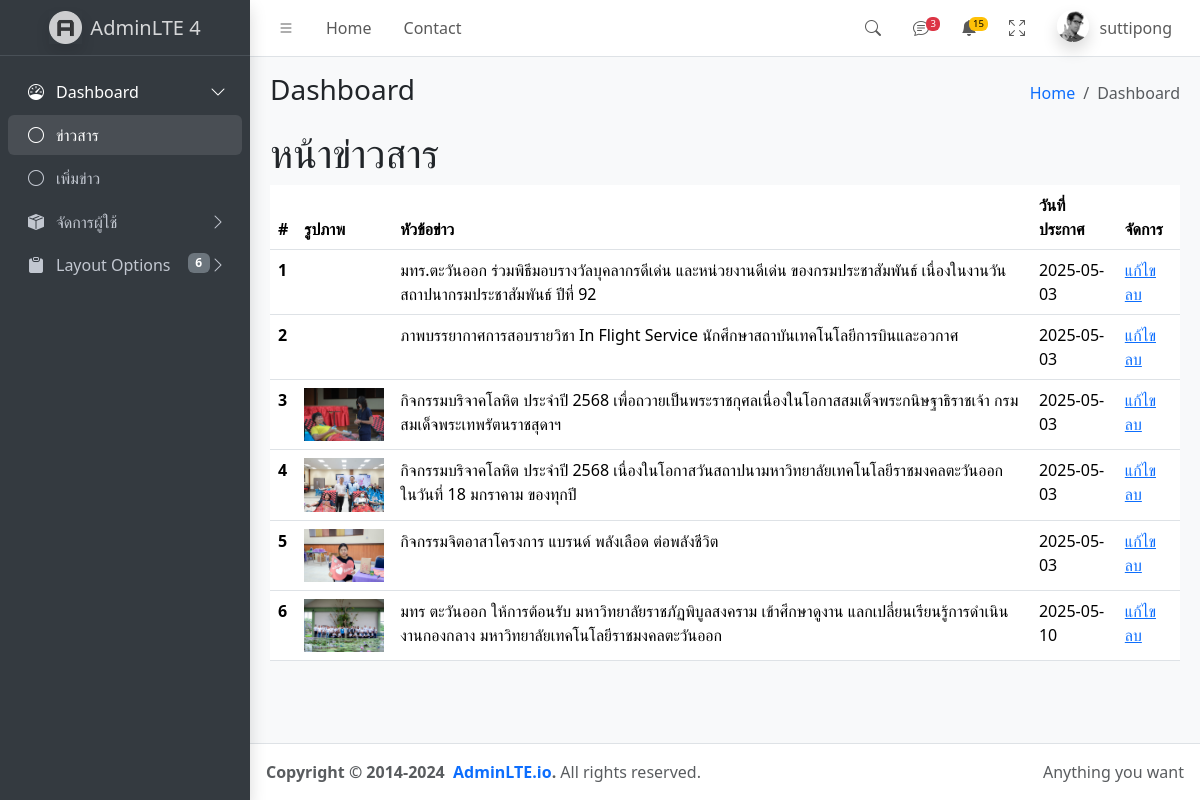
The page /admin (signed in) on the database its author committed.
### tables this page shows
CREATE TABLE `activity` (
  `activity_id` int(10) NOT NULL,
  `activity_title` varchar(1000) NOT NULL,
  `activity_img` varchar(400) NOT NULL,
  `activity_date` date NOT NULL DEFAULT current_timestamp()
);

### admin/activity.php (the view, shortened to what this page needs)
<h1>หน้าข่าวสาร</h1>
<table class="table">
  <thead>
    <tr>
      <th scope="col">#</th>
      <th scope="col">รูปภาพ</th>
      <th scope="col">หัวข้อข่าว</th>
      <th scope="col">วันที่ประกาศ</th>
      <th scope="col">จัดการ</th>
    </tr>
  </thead>
  <tbody>
    <?php
    include_once "../conn.php";
    $sql = "SELECT * FROM activity";
    $result = $conn->query($sql);
    if ($result->num_rows > 0) {
      $count=1;
    while($row = $result->fetch_assoc()) {
    ?>
    <tr>
      <th scope="row"><?=$count++?></th>
      <td><img src="../img/<?=$row["activity_img"]?>" width="80" height="auto" alt=""></td>
      <td><?=$row["activity_title"]?></td>
      <td><?=$row["activity_date"]?></td>
      <td>
        <a href="?page=update_activity&id=<?=$row["activity_id"]?>">แก้ไข</a>
        <a href="delete_activity.php?id=<?=$row["activity_id"]?>" onclick="return confirm('คุณแน่ใจหรือไม่ว่าต้องการลบข้อมูลนี้?');">ลบ</a>
      </td>
    </tr>
    <?php
    }
    } else {
    echo "0 results";
    }
    ?>
  </tbody>
</table>

### admin/index.php (shortened to what this page needs)
<!doctype html>
<html lang="en">
  <head>
    <link
      rel="stylesheet"
      href="https://cdn.jsdelivr.net/npm/@fontsource/source-sans-3@5.0.12/index.css"
    />
    <link
      rel="stylesheet"
      href="https://cdn.jsdelivr.net/npm/overlayscrollbars@2.10.1/styles/overlayscrollbars.min.css"
    />
    <link
      rel="stylesheet"
      href="https://cdn.jsdelivr.net/npm/bootstrap-icons@1.11.3/font/bootstrap-icons.min.css"
    />
    <link rel="stylesheet" href="dist/css/adminlte.css" />
    <link
      rel="stylesheet"
      href="https://cdn.jsdelivr.net/npm/apexcharts@3.37.1/dist/apexcharts.css"
    />
    <link
      rel="stylesheet"
      href="https://cdn.jsdelivr.net/npm/jsvectormap@1.5.3/dist/css/jsvectormap.min.css"
    />
  </head>
  <body class="layout-fixed sidebar-expand-lg bg-body-tertiary">
    <div class="app-wrapper">
      <nav class="app-header navbar navbar-expand bg-body">
        <div class="container-fluid">
          <ul class="navbar-nav">
            <li class="nav-item">
              <a class="nav-link" data-lte-toggle="sidebar" href="#" role="button">
                <i class="bi bi-list"></i>
              </a>
            </li>
            <li class="nav-item d-none d-md-block"><a href="#" class="nav-link">Home</a></li>
            <li class="nav-item d-none d-md-block"><a href="#" class="nav-link">Contact</a></li>
          </ul>
          <ul class="navbar-nav ms-auto">
            <li class="nav-item">
              <a class="nav-link" data-widget="navbar-search" href="#" role="button">
                <i class="bi bi-search"></i>
              </a>
            </li>
            <li class="nav-item dropdown">
              <a class="nav-link" data-bs-toggle="dropdown" href="#">
                <i class="bi bi-chat-text"></i>
                <span class="navbar-badge badge text-bg-danger">3</span>
              </a>
            </li>
            <li class="nav-item dropdown">
              <a class="nav-link" data-bs-toggle="dropdown" href="#">
                <span class="navbar-badge badge text-bg-warning">15</span>
              </a>
            </li>
            <li class="nav-item">
              <a class="nav-link" href="#" data-lte-toggle="fullscreen">
                <i data-lte-icon="maximize" class="bi bi-arrows-fullscreen"></i>
              </a>
            </li>
            <li class="nav-item dropdown user-menu">
              <a href="#" class="nav-link dropdown-toggle" data-bs-toggle="dropdown">
                <img
                  src="dist/assets/img/user2-160x160.jpg"
                  class="user-image rounded-circle shadow"
                  alt="User Image"
                />
                <span class="d-none d-md-inline"><?=$_SESSION["username"]?></span>
              </a>
            </li>
          </ul>
        </div>
      </nav>
      <aside class="app-sidebar bg-body-secondary shadow" data-bs-theme="dark">
        <div class="sidebar-brand">
          <a href="./index.html" class="brand-link">
            <img
              src="dist/assets/img/AdminLTELogo.png"
              alt="AdminLTE Logo"
              class="brand-image opacity-75 shadow"
            />
            <span class="brand-text fw-light">AdminLTE 4</span>
          </a>
        </div>
        <div class="sidebar-wrapper">
          <nav class="mt-2">
            <ul
              class="nav sidebar-menu flex-column"
              data-lte-toggle="treeview"
              role="menu"
              data-accordion="false"
            >
              <li class="nav-item menu-open">
                <a href="#" class="nav-link active">
                  <i class="nav-icon bi bi-speedometer"></i>
                  <p>
                    Dashboard
                  </p>
                </a>
                <ul class="nav nav-treeview">
                  <li class="nav-item">
                    <a href="./" class="nav-link active">
                      <i class="nav-icon bi bi-circle"></i>
                      <p>ข่าวสาร</p>
                    </a>
                  </li>
                  <li class="nav-item">
                    <a href="?page=add_activity" class="nav-link">
                      <i class="nav-icon bi bi-circle"></i>
                      <p>เพิ่มข่าว</p>
                    </a>
                  </li>
                </ul>
              </li>
              <li class="nav-item">
                <a href="#" class="nav-link">
                  <i class="nav-icon bi bi-box-seam-fill"></i>
                  <p>
                    จัดการผู้ใช้
                  </p>
                </a>
              </li>
              <li class="nav-item">
                <a href="#" class="nav-link">
                  <i class="nav-icon bi bi-clipboard-fill"></i>
                  <p>
                    Layout Options
                    <span class="nav-badge badge text-bg-secondary me-3">6</span>
                  </p>
                </a>
              </li>
            </ul>
          </nav>
        </div>
      </aside>
      <main class="app-main">
        <div class="app-content-header">
          <div class="container-fluid">
            <div class="row">
              <div class="col-sm-6"><h3 class="mb-0">Dashboard</h3></div>
              <div class="col-sm-6">
                <ol class="breadcrumb float-sm-end">
                  <li class="breadcrumb-item"><a href="#">Home</a></li>
                  <li class="breadcrumb-item active" aria-current="page">Dashboard</li>
                </ol>
              </div>
            </div>
          </div>
        </div>
        <div class="app-content">
          <div class="container-fluid">
          <?php
            $page = $_GET["page"] ?? "";
            if($page=="add_activity"){
              include "add_activity.php";
            }elseif($page=="update_activity"){
              include "update_activity.php";
            }elseif($page=="user"){
              include "user.php";
            }elseif($page=="add_user"){
              include "add_user.php";
            }else{
              include "activity.php";
            }
            ?>
          </div>
        </div>
      </main>
      <footer class="app-footer">
        <div class="float-end d-none d-sm-inline">Anything you want</div>
        <strong>
          Copyright &copy; 2014-2024&nbsp;
          <a href="https://adminlte.io" class="text-decoration-none">AdminLTE.io</a>.
        </strong>
        All rights reserved.
      </footer>
    </div>
  </body>
</html>

### rows shown on the page
activity: activity_title "มทร.ตะวันออก ร่วมพิธีมอบรางวัลบุคลากรดีเด่น และหน่วยงานดีเด่น ของกรมประชาสัมพันธ์ เนื่องในงานวันสถาปนากรมประชาสัมพันธ์ ปีที่ 92", activity_date "2025-05-03"
activity: activity_title "ภาพบรรยากาศการสอบรายวิชา In Flight Service นักศึกษาสถาบันเทคโนโลยีการบินและอวกาศ", activity_date "2025-05-03"
activity: activity_img (picture), activity_title "กิจกรรมบริจาคโลหิต ประจำปี 2568 เพื่อถวายเป็นพระราชกุศลเนื่องในโอกาสสมเด็จพระกนิษฐาธิราชเจ้า กรมสมเด็จพระเทพรัตนราชสุดาฯ", activity_date "2025-05-03"
activity: activity_img (picture), activity_title "กิจกรรมบริจาคโลหิต ประจำปี 2568 เนื่องในโอกาสวันสถาปนามหาวิทยาลัยเทคโนโลยีราชมงคลตะวันออก ในวันที่ 18 มกราคาม ของทุกปี", activity_date "2025-05-03"
activity: activity_img (picture), activity_title "กิจกรรมจิตอาสาโครงการ แบรนด์ พลังเลือด ต่อพลังชีวิต", activity_date "2025-05-03"
activity: activity_img (picture), activity_title "มทร ตะวันออก ให้การต้อนรับ มหาวิทยาลัยราชภัฏพิบูลสงคราม เข้าศึกษาดูงาน แลกเปลี่ยนเรียนรู้การดำเนินงานกองกลาง มหาวิทยาลัยเทคโนโลยีราชมงคลตะวันออก", activity_date "2025-05-10"

### other values the page prints
$_SESSION["username"] "suttipong"
